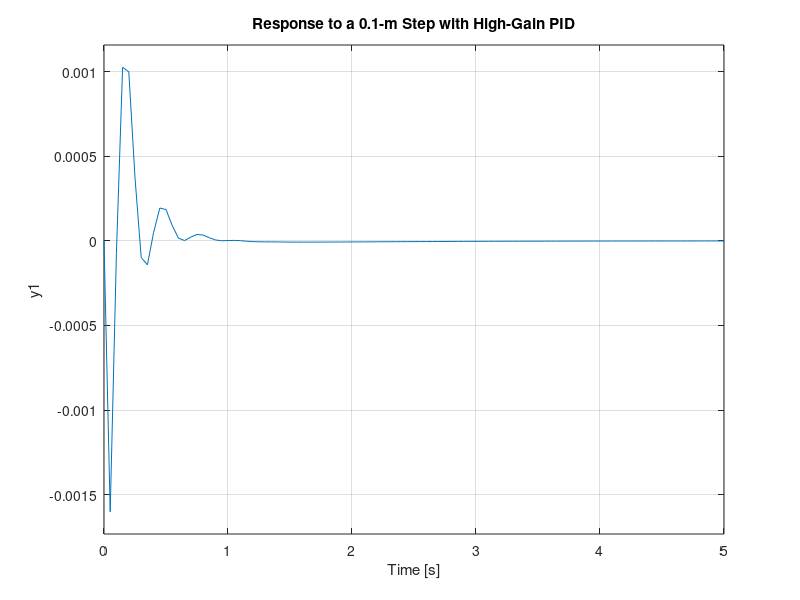

Write the MATLAB code that produced this figure.

clc;
close all;
clear all;

%% Define system parameters
m1 = 500;
m2 = 120;
k1 = 50000;
k2 = 300000;
b1 = 150;
b2 = 8000;

%% Transfer function 
nump = [m1 + m2, b2, k2];
denp = [m1 * m2, m1 * (b1 + b2) + m2 * b1, m1 * (k1 + k2) + m2 * k1 + b1 * b2, b1 * k2 + b2 * k1, k1 * k2];
G1 = tf(nump, denp);
num1 = [-m1 * b2, -m1 * k2, 0, 0];
den1 = [m1 * m2, m1 * (b1 + b2) + m2 * b1, m1 * (k1 + k2) + m2 * k1 + b1 * b2, b1 * k2 + b2 * k1, k1 * k2];
G2 = tf(num1, den1);
numf = num1;
denf = nump;
F = tf(numf, denf);

%% PID controller 

t = 0:0.05:5;
Kd = 416050;
Kp = 1664200;
Ki = 1248150;
C = pid(Kp, Ki, Kd);
sys_cl = F * feedback(G1, C);

%% Ploting the response 
figure;
step(0.1 * sys_cl, t);
title('Response to a 0.1-m Step with High-Gain PID');
